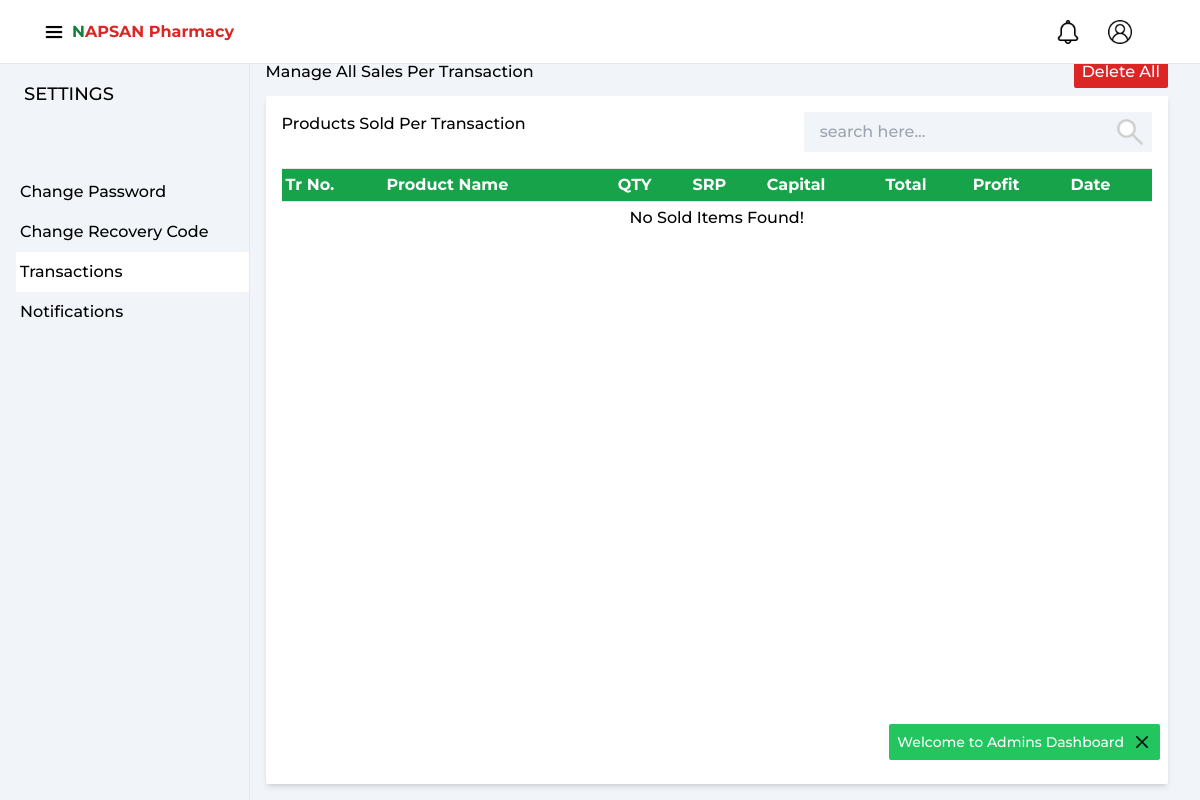
/transacSettings.php (signed in), run on an earlier commit of the app's database.
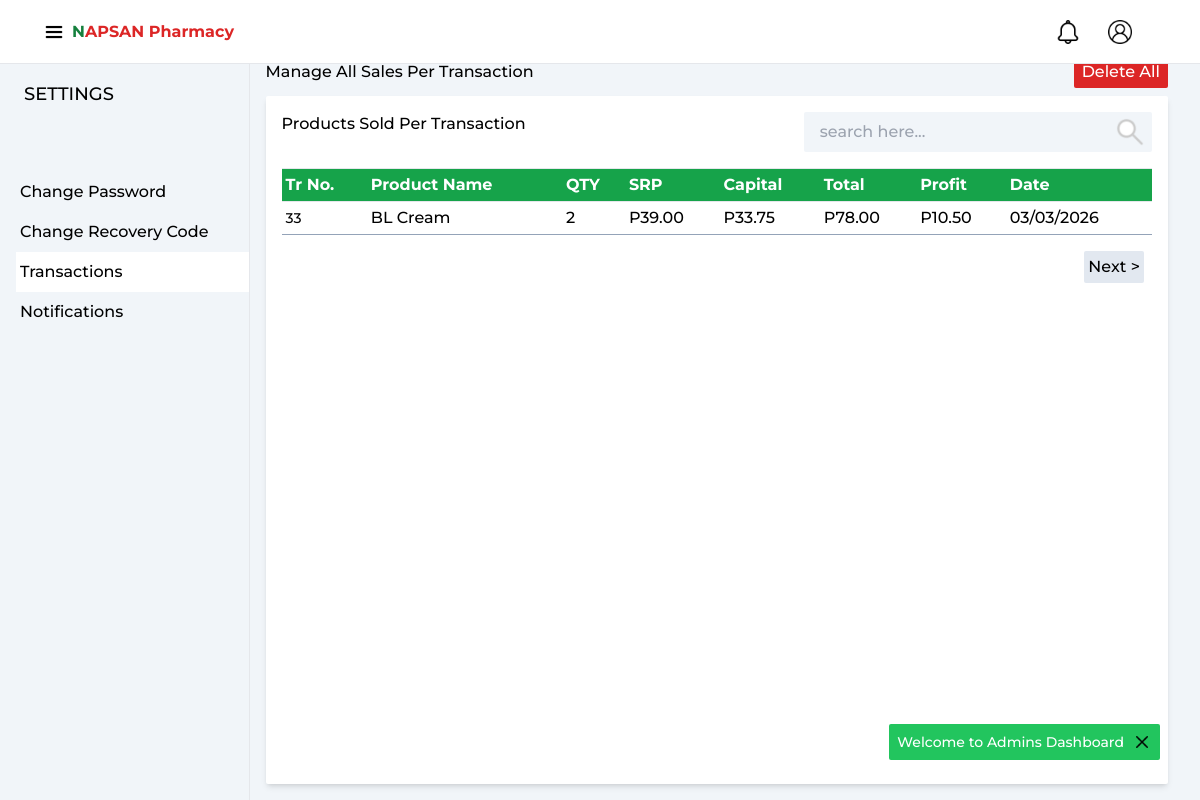
And on a later commit of the database.
### tables this page shows
CREATE TABLE `productsold` (
  `soldId` int(10) NOT NULL,
  `productId` int(10) NOT NULL,
  `transId` int(10) NOT NULL,
  `qty` int(10) NOT NULL,
  `srp` decimal(10,2) NOT NULL,
  `capital` decimal(10,2) NOT NULL,
  `total` decimal(10,2) NOT NULL,
  `profit` decimal(10,2) NOT NULL,
  `date_created` date NOT NULL DEFAULT current_timestamp(),
  `created_at` datetime NOT NULL DEFAULT current_timestamp(),
  `updated_at` datetime NOT NULL DEFAULT current_timestamp() ON UPDATE current_timestamp()
);

CREATE TABLE `products` (
  `productId` int(11) NOT NULL,
  `name` varchar(255) NOT NULL,
  `qty` int(10) NOT NULL,
  `srp` decimal(10,2) NOT NULL,
  `capital` decimal(10,2) NOT NULL,
  `distributor` varchar(255) NOT NULL,
  `level_notif` int(10) NOT NULL DEFAULT 20,
  `status` varchar(30) NOT NULL,
  `created_at` datetime NOT NULL DEFAULT current_timestamp(),
  `updated_at` datetime NOT NULL DEFAULT current_timestamp() ON UPDATE current_timestamp()
);

### transacSettings.php (the view, shortened to what the changed rows need)
<?php
include 'partials/__header.php';
include 'config/dbcon.php';
require 'popups/alerts.php';
?>
<div class="w-full h-screen pt-10 flex px-4">
    <div class="w-[20%] h-full border-r py-10 flex flex-col gap-16">
        <h1 class="font-medium text-lg px-2">SETTINGS</h1>
    </div>
    <div class="w-[80%] h-full p-4 flex flex-col gap-2">
            <div class="w-auto h-auto flex items-center justify-between font-medium">
                <h1 class="font-medium">Manage All Sales Per Transaction</h1>
            </div>
        <div class="w-full h-[95%] bg-white shadow-md rounded-sm p-4 flex flex-col gap-4">
            <div class="w-full h-10rem flex justify-between">
                <h1 class="font-medium">Products Sold Per Transaction</h1>
            </div>
            <div class="w-full h-full overflow-y-auto">
                <table class="w-full font-medium" id="myTable">
                    <thead>
                        <tr class="border-y bg-green-600 text-white">
                            <th class="p-1 text-left">Tr No.</th>
                            <th class="p-1 text-left">Product Name</th>
                            <th class="p-1 text-left">QTY</th>
                            <th class="p-1 text-left">SRP</th>
                            <th class="p-1 text-left">Capital</th>
                            <th class="p-1 text-left">Total</th>
                            <?php if($_SESSION['user']['role'] == 'admin'){?>
                            <th class="p-1 text-left">Profit</th>
                            <?php }?>
                            <th class="p-1 text-left">Date</th>
                        </tr>
                    </thead>
                    <tbody>
                        <?php
                            if(isset($_GET['page'])){
                                    $page = mysqli_real_escape_string($con, $_GET['page']);
                                    $currPage = 0;
                                    $currPage = $currPage + $page;
                                    $offset = $currPage * 20;
                                    $query = "SELECT products.name, productsold.soldId, productsold.transId, productsold.qty, productsold.srp,  productsold.capital, productsold.total,  productsold.profit, productsold.created_at  FROM productsold JOIN products ON  productsold.productId = products.productId ORDER BY productsold.transId DESC LIMIT 20 OFFSET $offset";
                            }else{
                                    $query = "SELECT products.name, productsold.soldId, productsold.transId, productsold.qty, productsold.srp,  productsold.capital, productsold.total,  productsold.profit, productsold.created_at  FROM productsold JOIN products ON  productsold.productId = products.productId ORDER BY productsold.transId DESC LIMIT 20";
                            }
                            $run_query = mysqli_query($con, $query);
                            if(mysqli_num_rows($run_query)>0){
                                while($row = mysqli_fetch_array($run_query)){
                                    $trTime = $row['created_at'];
                                    $trTime = date("m/d/Y", strtotime($trTime));
                        ?>
                        <tr class="border-b border-slate-400 hover:bg-slate-100">
                            <td class="p-1 text-sm"><?= $row['transId']?></td>
                            <td class="p-1"><?= $row['name']?></td>
                            <td class="p-1"><?= $row['qty']?></td>
                            <td class="p-1">P<?= $row['srp']?></td>
                            <td class="p-1">P<?= $row['capital']?></td>
                            <td class="p-1">P<?= $row['total']?></td>
                            <?php if($_SESSION['user']['role'] == 'admin'){?>
                            <td class="p-1">P<?= $row['profit']?></td>
                            <?php }?>
                            <td class="p-1 text-left"><?= $trTime;?> </td>
                        </tr>
                        <?php
                                }
                            }else{
                            ?>
                            <tr class="text-center">
                                <td colspan="9" class="p-1 font-medium">No Sold Items Found!</td>
                            </tr>
                        <?php } ?>
                    </tbody>
                </table>
                <?php if(mysqli_num_rows($run_query) != 0){?>
                <div class="w-full h-auto flex items-center justify-end py-4 px-2 gap-2">
                    <a href="transacSettings.php?page=<?= isset($_GET['page']) ? $_GET['page'] + 1 : 1;?>"><button class="bg-slate-200 p-1 rounded-sm hover:bg-slate-300 font-medium active:opacity-80">Next ></button></a>
                </div>
                <?php }?>
            </div>
        </div>
    </div>
</div>
<?php include 'partials/__footer.php';?>

What changed in the data, as far as the page shows it:
added productsold: transId "33", productId.name "BL Cream", qty "2", srp "39.00", capital "33.75", total "78.00", profit "10.50", created_at "03/03/2026"
Also different on the page:
text no longer shown: "No Sold Items Found!"
text now shown: "Next >"
